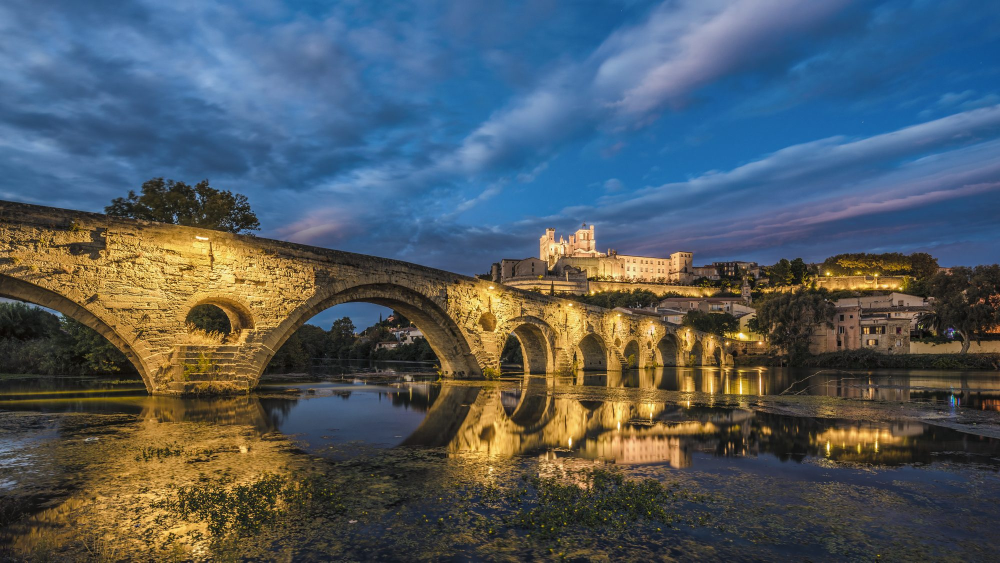
#> input picture dispatches/1209-07-22-crusaders-sack-beziers-and-the-cathar-war-begins/art.jpg, 2000 x 1125 px (shown at 1/2 size)
$ python -i build_site.py   (imports and definitions only)
#> lines starting #> are read from the running program, lines starting #| are printed output that depends on the picture
#!/usr/bin/env python3
"""Build the public story pages into _site/.

Reads the manifests that tools/build_index.py writes. Does not edit article
markdown, cards, spec.json, or fact-checks. The committed manifests stay as
they are. URL fields are added only on the copies published to GitHub Pages.

  python tools/build_site.py
"""
import html
import json
import re
import shutil
import sys
from pathlib import Path

ROOT = Path(__file__).resolve().parent.parent
SITE = ROOT / "_site"
PAGES = "https://arxcortex.github.io/arxstories"
PRETTY = "https://arxcortex.io"

COLLECTIONS = (
    ("data/dispatches.json", "dispatches", "intercept"),
    ("data/atlas.json", "atlas", "atlas"),
    ("data/currents.json", "currents", "currents"),
)

MEMEPLEX = "https://arxcortex.io/memeplex.html"
SERIES_LABELS = {"dispatches": "ΛRX Intercept", "dispatch": "ΛRX Intercept", "atlas": "ΛRX Atlas", "currents": "ΛRX Currents"}

IMAGE_EXTS = {".jpg", ".jpeg", ".png", ".webp", ".gif", ".svg"}

IMG_LINE = re.compile(r"^!\[([^\]]*)\]\(([^)]+)\)\s*$")
IMG_INLINE = re.compile(r"!\[([^\]]*)\]\(([^)]+)\)")
LINK = re.compile(r"\[([^\]]+)\]\(([^)]+)\)")
BOLD = re.compile(r"\*\*([^*]+)\*\*")
ITALIC = re.compile(r"\*([^*]+)\*")


def escape(text):
    return html.escape(text or "", quote=True)


# [92 lines left out: functions abs_url, display_url, inline, render_body, not called in this run]


def idea_name(idea_id):
    words = str(idea_id).replace("-", "_").split("_")
    return " ".join(words).capitalize()


# [24 lines left out: functions render_links, split_markdown, not called in this run]


def write_display(src, dest, max_w=960):
#> called with dest = 'out.png', max_w = 960
    from PIL import Image

    with Image.open(src) as im:
#> im is the input picture: PIL image 2000x1125 RGB; mean R, G, B 80.4, 90.8, 97.3
        width, height = im.size
#> width = 2000; height = 1125
        frame = im.convert("RGBA") if im.mode in ("RGBA", "LA", "P") else im.convert("RGB")
        if width > max_w:
            height_out = max(1, round(height * max_w / width))
#> height_out = 540
            frame = frame.resize((max_w, height_out), Image.Resampling.LANCZOS)
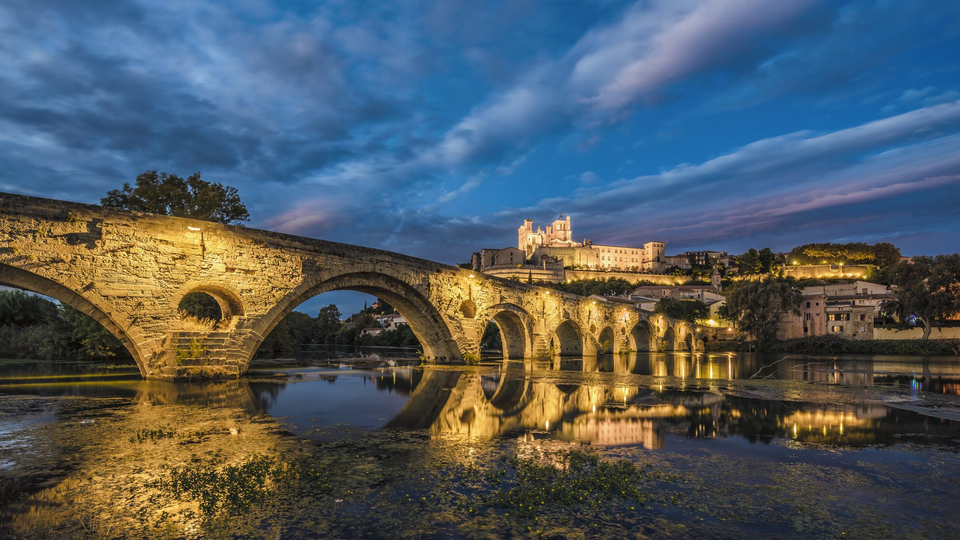
#> frame: PIL image 960x540 RGB; mean R, G, B 80.4, 90.8, 97.3
#> (the run stopped early here; a loop or call above may not have finished)

$ run again, on dispatches/1589-02-05-moscow-gets-a-patriarch-and-calls-itself-the-third-rome/card.png
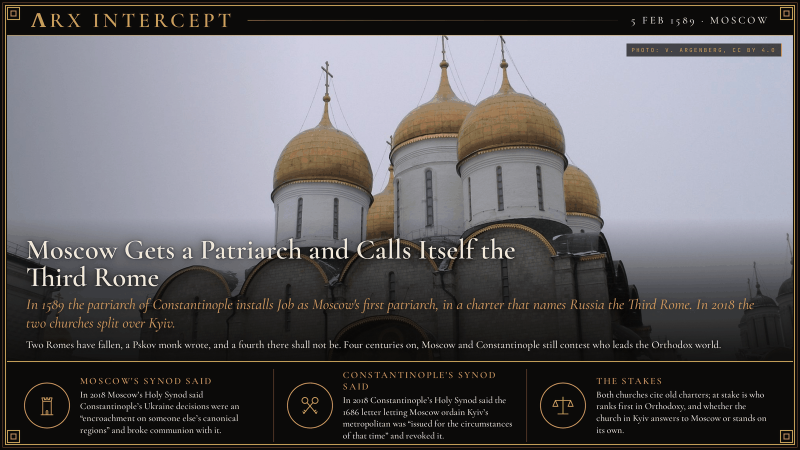
#> input picture dispatches/1589-02-05-moscow-gets-a-patriarch-and-calls-itself-the-third-rome/card.png, 1600 x 900 px (shown at 1/2 size)
#> in write_display, im is the input picture: PIL image 1600x900 P; mean R, G, B 96.5, 94.5, 97.2
#> in write_display, `frame = frame.resize((max_w, height_out), Image.Resampling.LANCZOS)`:
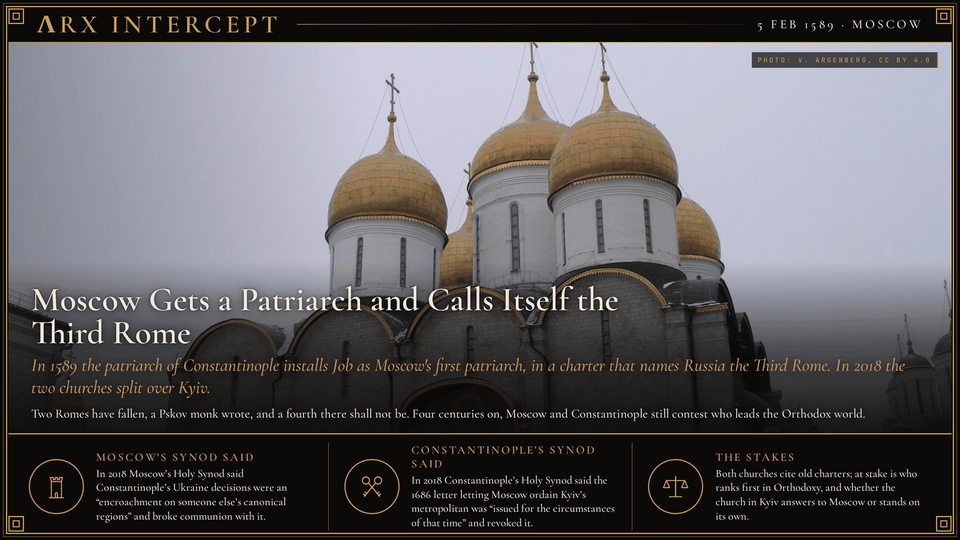
#> frame: PIL image 960x540 RGBA; mean R, G, B, A 96.6, 94.6, 97.3, 255
